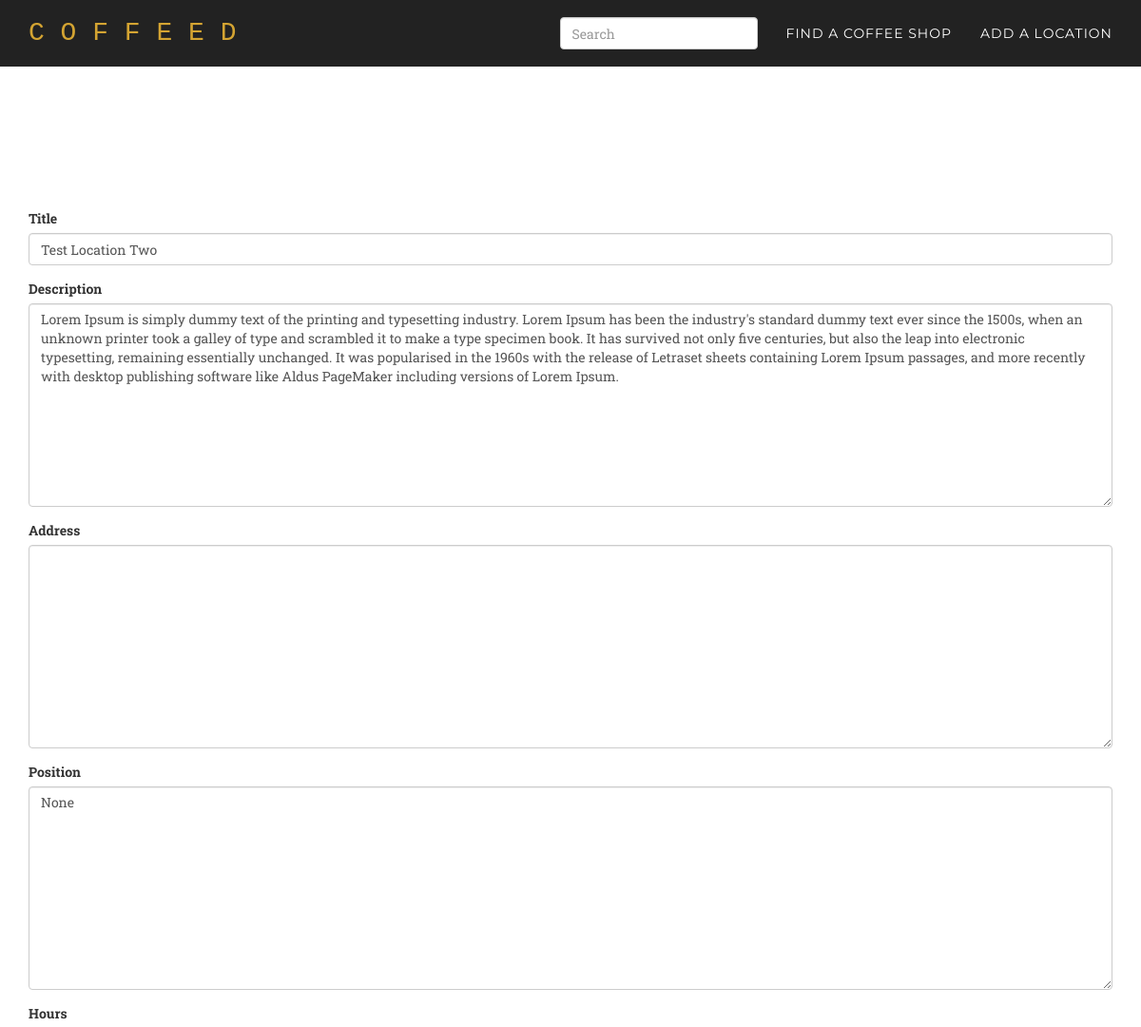
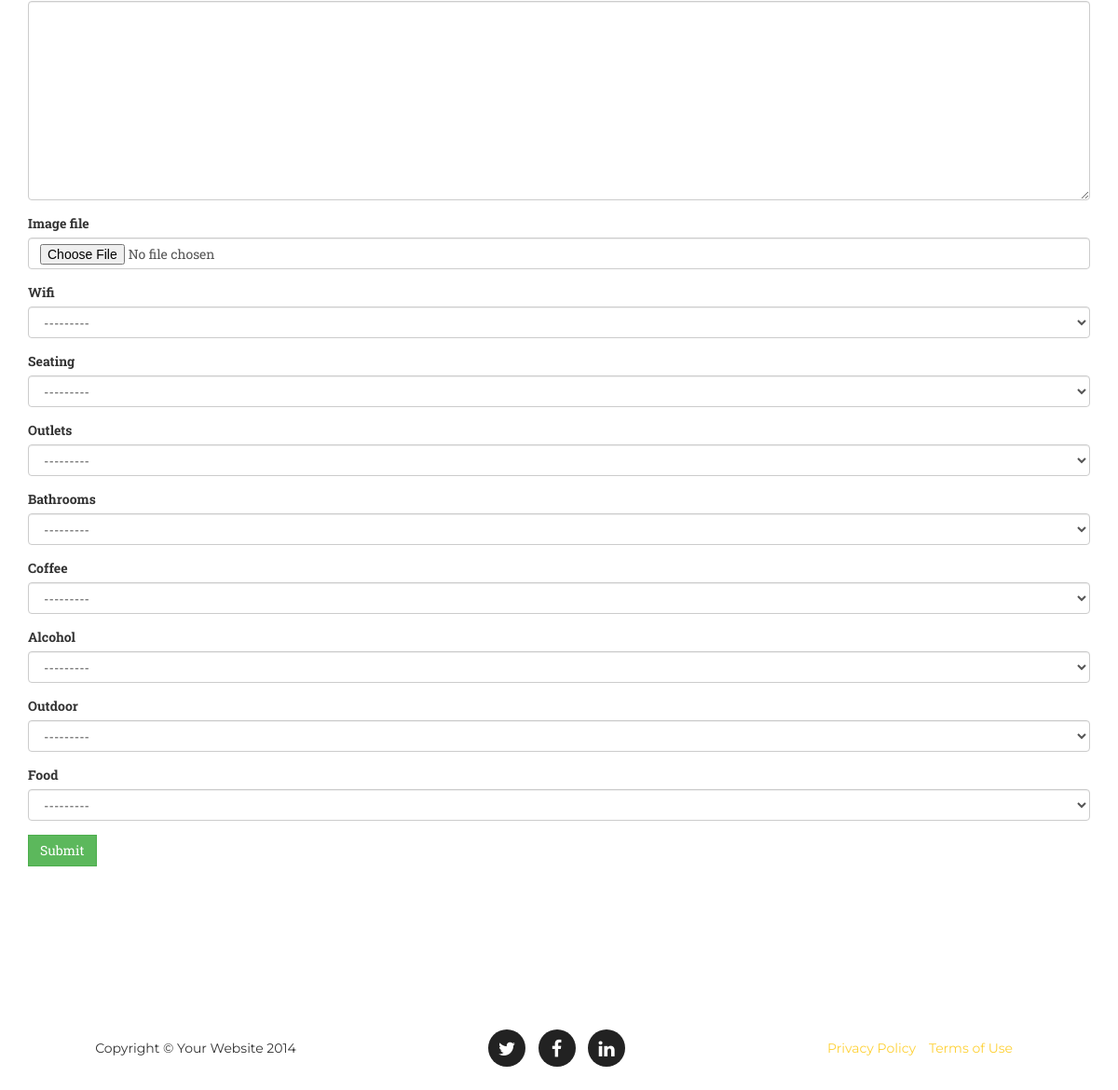
Page /location/3/update/ (signed in) on the committed database (2 pictures, top to bottom).
### core/models.py (models this page shows, shortened)
class Location(models.Model):
    title = models.CharField(max_length=300)
    description = models.TextField(null=True, blank=True)
    address = models.TextField(null=True, blank=True)
    position = GeopositionField(null=True, blank=True)
    hours = models.TextField(null=True, blank=True)
    image_file = models.ImageField(upload_to=upload_to_location, null=True, blank=True)
    created_at = models.DateTimeField(auto_now_add=True)
    wifi = models.IntegerField(choices=WIFI_CHOICES, null=True, blank=True)
    seating = models.IntegerField(choices=PLURAL_CHOICES, null=True, blank=True)
    outlets = models.IntegerField(choices=PLURAL_CHOICES, null=True, blank=True)
    bathrooms = models.IntegerField(choices=YESNO_CHOICES, null=True, blank=True)
    coffee = models.IntegerField(choices=COFFEE_CHOICES, null=True, blank=True)
    alcohol = models.IntegerField(choices=YESNO_CHOICES, null=True, blank=True)
    outdoor = models.IntegerField(choices=YESNO_CHOICES, null=True, blank=True)
    food = models.IntegerField(choices=YESNO_CHOICES, null=True, blank=True)

### core/views.py (the view)
# urls.py: url(r'location/(?P<pk>\d+)/update/$', login_required(coreviews.LocationUpdateView.as_view()), name='location_update'),
class LocationUpdateView(UpdateView):
    model = coremodels.Location
    template_name = 'base/form.html'
    fields = "__all__"

### templates/base/form.html (shortened to what this page needs)
{% extends "base/theme.html" %}
{% load widget_tweaks %}
{% block main_content %}
<div class="header-buffer">
</div>
<section id="services">
    <div class="container">
        <div class="row">
            {% if form %}
            <div class="col-md-12">
                <form action="" method="post" enctype="multipart/form-data">{% csrf_token %}{{ form.media }}
                    {% for field in form %}
                    <div class="form-group warning">
                        <label for="exampleInputFile">{{ field.label }}</label>
                        {{ field|add_class:"form-control"}}
                    </div>
                    {% endfor %}
                    <input type="submit" class="btn btn-success" role="button" value="{{ verb|default:"Submit" }}" />
                </form>
            </div>
            {% endif %}
        </div>
    </div>
</section>
{% endblock %}

### static/css/agency.css (style rules this page uses)
body { overflow-x: hidden; font-family: "Roboto Slab","Helvetica Neue",Helvetica,Arial,sans-serif; }
section { padding: 100px 0; }
@media (min-width:768px) { section { padding: 150px 0; } }
body { webkit-tap-highlight-color: #fed136; }
.header-buffer { height:70px; }
.btn { border-radius: 0px; }

### rows in the picture
Location: form "Test Location Two" "Lorem Ipsum is simply dummy text of the printing and typesetting industry. Lorem Ipsum has been the industry's standard dummy text ever since the 1500s, when an unknown printer took a galley of type and scrambled it to make a type specimen book. It has survived not only five centuries, but also the leap into electronic typesetting, remaining essentially unchanged. It was popularised in the 1960s with the release of Letraset sheets containing Lorem Ipsum passages, and more recently with desktop publishing software like Aldus PageMaker including versions of Lorem Ipsum." "None" "---------" "---------" "---------" "---------" "---------" "---------" "---------" "---------"

### other values in the picture
{{ field.label }} "Title" "Description" "Address" "Position" "Hours" "Image file" "Wifi" "Seating" "Outlets" "Bathrooms" "Coffee" "Alcohol" "Outdoor" "Food"
